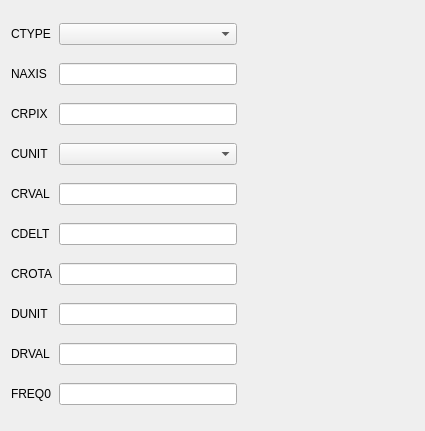
<?xml version="1.0" encoding="UTF-8"?>
<ui version="4.0">
 <class>extend</class>
 <widget class="QFrame" name="extend">
  <property name="geometry">
   <rect>
    <x>0</x>
    <y>0</y>
    <width>425</width>
    <height>431</height>
   </rect>
  </property>
  <property name="windowTitle">
   <string>Frame</string>
  </property>
  <property name="frameShape">
   <enum>QFrame::NoFrame</enum>
  </property>
  <property name="frameShadow">
   <enum>QFrame::Raised</enum>
  </property>
  <layout class="QGridLayout" name="gridLayout">
   <item row="0" column="0">
    <widget class="QLabel" name="ctypeLabel">
     <property name="text">
      <string>CTYPE</string>
     </property>
    </widget>
   </item>
   <item row="0" column="1">
    <widget class="QComboBox" name="ctypeBox"/>
   </item>
   <item row="0" column="2">
    <spacer name="horizontalSpacer">
     <property name="orientation">
      <enum>Qt::Horizontal</enum>
     </property>
     <property name="sizeHint" stdset="0">
      <size>
       <width>172</width>
       <height>20</height>
      </size>
     </property>
    </spacer>
   </item>
   <item row="1" column="0">
    <widget class="QLabel" name="naxisLabel">
     <property name="text">
      <string>NAXIS</string>
     </property>
    </widget>
   </item>
   <item row="1" column="1">
    <widget class="QLineEdit" name="naxisLine"/>
   </item>
   <item row="2" column="0">
    <widget class="QLabel" name="crpixLabel">
     <property name="text">
      <string>CRPIX</string>
     </property>
    </widget>
   </item>
   <item row="2" column="1">
    <widget class="QLineEdit" name="crpixLine"/>
   </item>
   <item row="3" column="0">
    <widget class="QLabel" name="cunitLabel">
     <property name="text">
      <string>CUNIT</string>
     </property>
    </widget>
   </item>
   <item row="3" column="1">
    <widget class="QComboBox" name="cunitBox"/>
   </item>
   <item row="4" column="0">
    <widget class="QLabel" name="crvalLabel">
     <property name="text">
      <string>CRVAL</string>
     </property>
    </widget>
   </item>
   <item row="4" column="1">
    <widget class="QLineEdit" name="crvalLine"/>
   </item>
   <item row="5" column="0">
    <widget class="QLabel" name="cdeltLabel">
     <property name="text">
      <string>CDELT</string>
     </property>
    </widget>
   </item>
   <item row="5" column="1">
    <widget class="QLineEdit" name="cdeltLine"/>
   </item>
   <item row="6" column="0">
    <widget class="QLabel" name="crotaLabel">
     <property name="text">
      <string>CROTA</string>
     </property>
    </widget>
   </item>
   <item row="6" column="1">
    <widget class="QLineEdit" name="crotaLine"/>
   </item>
   <item row="7" column="0">
    <widget class="QLabel" name="dunitLabel">
     <property name="text">
      <string>DUNIT</string>
     </property>
    </widget>
   </item>
   <item row="7" column="1">
    <widget class="QLineEdit" name="dunitLine"/>
   </item>
   <item row="8" column="0">
    <widget class="QLabel" name="drvalLabel">
     <property name="text">
      <string>DRVAL</string>
     </property>
    </widget>
   </item>
   <item row="8" column="1">
    <widget class="QLineEdit" name="drvalLine"/>
   </item>
   <item row="9" column="0">
    <widget class="QLabel" name="freqLabel">
     <property name="text">
      <string>FREQ0</string>
     </property>
    </widget>
   </item>
   <item row="9" column="1">
    <widget class="QLineEdit" name="freqLine"/>
   </item>
  </layout>
 </widget>
 <resources/>
 <connections/>
</ui>
